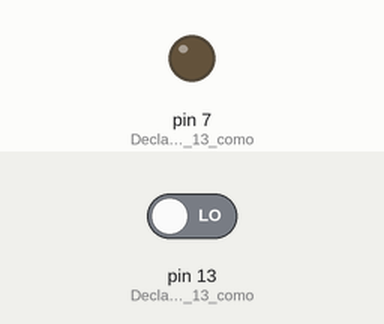
Recording of a sketch running on a simulated Arduino Uno, built with avr-gcc and run on an emulated ATmega328P. Parts: output pins drawn as LEDs (lit = HIGH). The inputs (shaded band) are chosen by the test bench; at power-on: pin 13 (Declaramos_el_pin_13_como) LOW.

Above: at 1.2 s.
1.3 s: pin 13 (Declaramos_el_pin_13_como) driven HIGH
At 1.6 s:
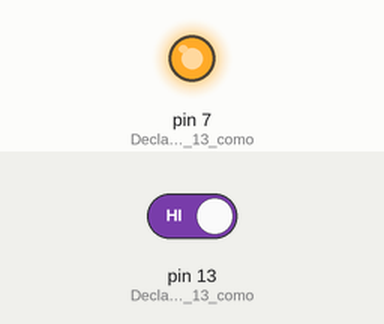
2.8 s: pin 13 (Declaramos_el_pin_13_como) driven LOW
At 3.9 s:
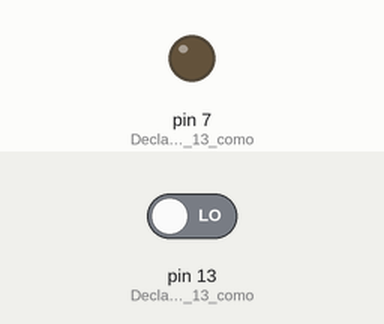
Timing chart, 0 to 5.8 s (numbered marks = the images above; inputs shaded):
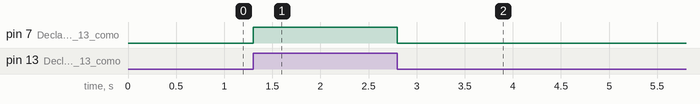

Measured:
- after the input at 1.3 s, pin 7 (Declaramos_el_pin_13_como): LOW → HIGH at once
- after the input at 2.8 s, pin 7 (Declaramos_el_pin_13_como): HIGH → LOW at once

The sketch:

Ejercicio_1a.ino
```cpp
int but; //Declaramos una variable entera para el estado del botón

void setup() {
  pinMode(13,INPUT); //Declaramos el pin 13 como entrada (botón)
  pinMode(7,OUTPUT); //Declaramos el pin 13 como salida (LED)
}

void loop() {
  but=digitalRead(13); //Definimos la variable but como el estado del pin 13 (0 o 1), es decir, si el botón está presionado o no.

  //Abrimos un condicional en el que si la variable but es 1 entonces el LED se enciende, de lo contrario, se apaga.
  if(but){
    digitalWrite(7,HIGH);
  }
  else{
    digitalWrite(7,LOW);
  }

}
```
